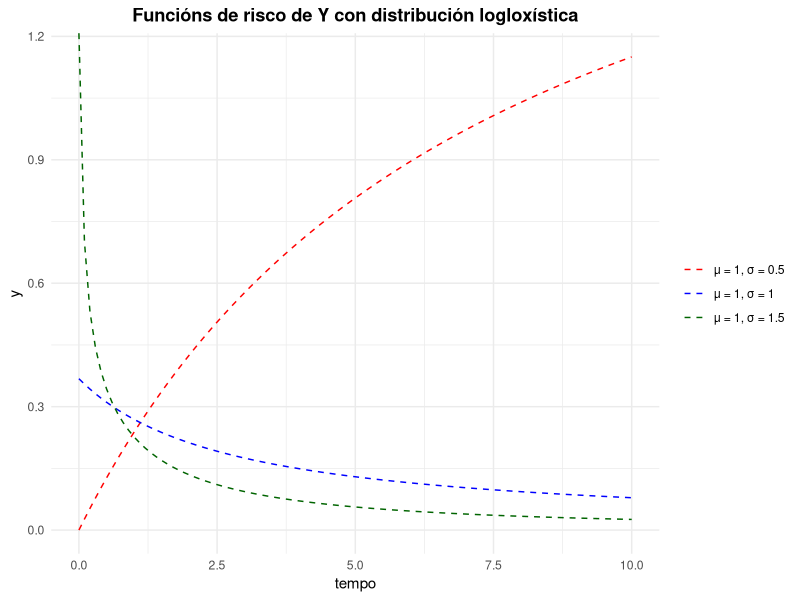
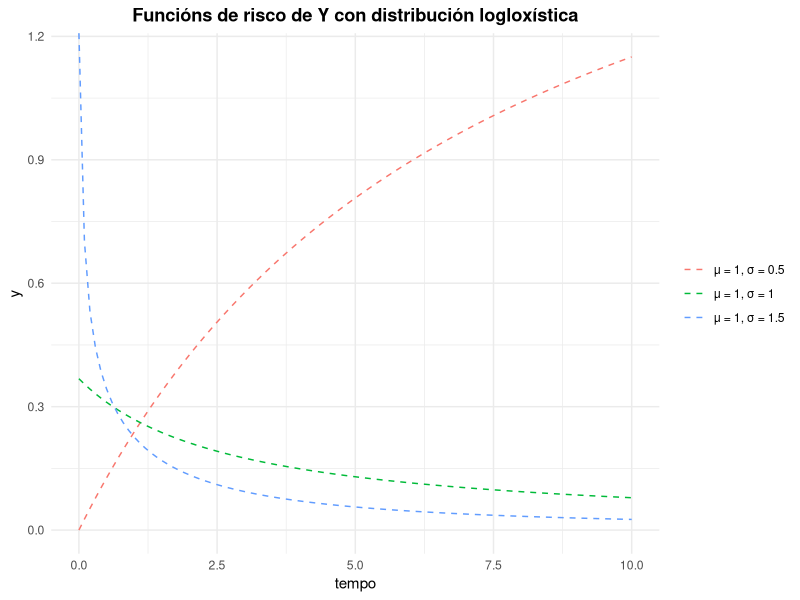

Source code (R) for these figures, in order:
############################## Exercicio 9 ##############################
# Representa las funciones de riesgo de Y con distribución loglogística, donde 
# log(Y) es una logística con media=1 y desviación=0.5, 1 y 1.5, respectivamente.

library(ggplot2)  ## Para a representación gráfica

## Función de risco logloxística
h_loglog <- function (x, mu, sigma) {
  (exp(-mu) * sigma ^ -1 * (x * exp(-mu))^(1/sigma-1))/(1+x*exp(-mu)^(1/sigma))
}

## Parámetros
MU <- 1
SIGMA_VEC <- c(0.5, 1, 1.5)
COLOR_VEC <- c("red", "blue", "darkgreen")
LABEL_VEC <- paste("μ = 1, σ =", SIGMA_VEC)
  
## Crear marco do gráfico
grafico <- ggplot() + 
  xlim(0, 10) +
  labs(
    title = "Funcións de risco de Y con distribución logloxística",
    x = "tempo",
    y = "y"
  ) +
  theme_minimal() +
  theme(plot.title = element_text(hjust = 0.5, face = "bold"),
        legend.title = element_blank())

## Engadir cada función de risco avaliada nos parámetros dados
for (i in 1:length(SIGMA_VEC)) {
  grafico <- grafico + 
    geom_function(aes(color = !!LABEL_VEC[i]), fun = h_loglog, args = list(mu = MU, sigma = SIGMA_VEC[i]), linetype = "dashed")
}
grafico + 
  scale_color_manual(values = COLOR_VEC)

## Representar o gráfico
print(grafico)
